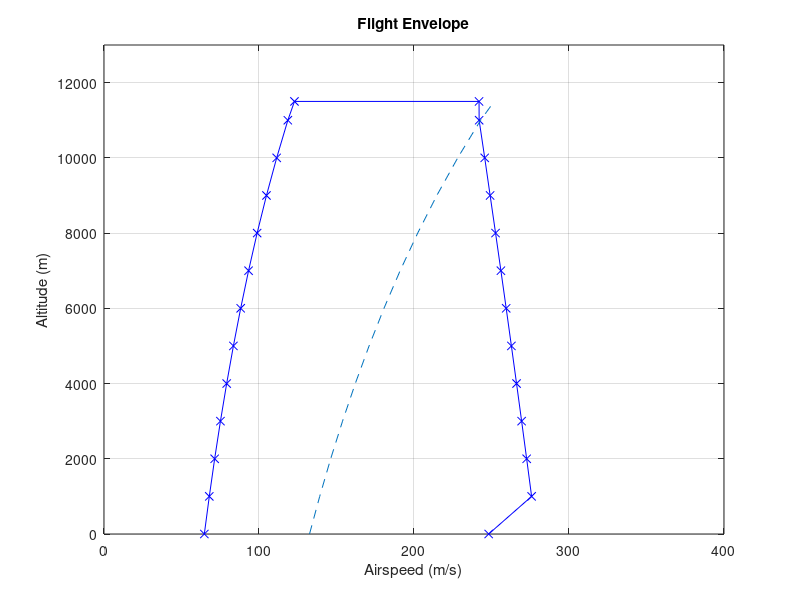

Reproduce this figure in MATLAB.
%% Flight Envelope for Boeing 737-500
clear
g=9.81;
m=52390;
W = m*g;
h=[0,1000,2000,3000,4000,5000,6000,7000,8000,9000,10000,11000,11500];
rho = [1.225,1.112,1.007,0.9093,0.8194,0.7364,0.6601,0.59,0.5258,0.4671,0.4135,0.3648,0.3399];%Up to 11,500 m
temp = [228,281.7,275.2,268.7,262.2,255.7,249.2,242.7,236.2,229.7,223.3,216.8,216.7];%Up to 11,500 m
S = 91.04;
Clmax = 2.2;
Cl = 0.43;
a = sqrt(1.4*287*temp);
Qmax=10767.98;

for x=1:13
Vstall(x) = sqrt((2*W)/(rho(x)*Clmax*S));
Vmax(x) = 0.82*a(x);
Vqmax(x)=sqrt((2*Qmax)/rho(x));
end

x1=[Vmax(13),Vstall(13)];
y1=[h(13),h(13)];
plot(Vmax,h,'-xb',Vstall,h,'-xb',x1,y1,'b',Vqmax,h,'--');
axis([0 400 0 13000]);
title('Flight Envelope')
xlabel('Airspeed (m/s)')
ylabel('Altitude (m)') 
hold on;
grid on;